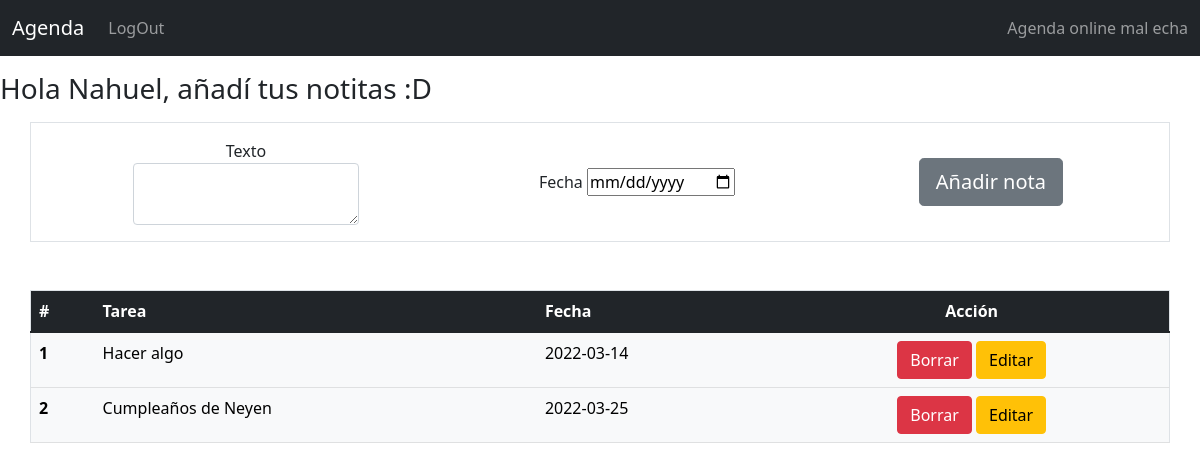
The page /PP (signed in) on the database its author committed.
### index.py (models this page shows, shortened)
class Usuario(db.Model, UserMixin):
    id = db.Column(db.Integer, primary_key = True)
    email = db.Column(db.String(255), unique = True)
    user = db.Column(db.String(255))
    password = db.Column(db.String(255))
    notes = db.relationship('Agenda')

class Agenda(db.Model):
    id = db.Column(db.Integer, primary_key = True)
    texto = db.Column(db.String(10000), nullable = False, default = "Texto")
    fecha = db.Column(db.DateTime, nullable = False, default = datetime.utcnow)
    user_id = db.Column(db.Integer, db.ForeignKey('usuario.id'))

### index.py (the view, shortened to what this page needs)
@app.route('/PP', methods = ['POST', 'GET'])
@login_required
def pp():
    return render_template('home.html', user = current_user)

### index.py (called while the page is built)
@login_manager.user_loader
def load_user(id):
    return Usuario.query.get(int(id))

### templates/home.html (shortened to what this page needs)
{%extends 'base.html'%}
{%block contenido%}
<h3 class="mt-3 mb-3">Hola {{current_user.user}}, añadí tus notitas :D</h3>
<form method="POST" class="container border d-flex justify-content-around align-items-center text-center">
    <div class="mb-3 mt-3">
    <label for="texto">Texto</label>
    <textarea name="texto_nota" id="texto" class="form-control" required></textarea>
    </div>
    <div class="mb-3 mt-3">
    <label for="fecha">Fecha</label>
    <input type="date" name="date" id="fecha" required>
    </div>
    <button type="submit" class="btn btn-secondary btn-lg m-1">Añadir nota</button>
</form>
<table class="table container border mt-5">
    <thead>
        <tr class="table-dark">
            <th scope="col">#</th>
            <th scope="col">Tarea</th>
            <th scope="col">Fecha</th>
            <th scope="col" class="text-center">Acción</th>
        </tr>
    </thead>
    <tbody>
            {%for i in current_user.notes%}
            <tr class="table-light">
                <th scope="row">{{loop.index}}</th>
                <td>{{i.texto}}</td>
                <td>{{i.fecha.date()}}</td>
                <td class="text-center">
                    <button type="" class="btn btn-danger" onClick="deleteNote({{i.id}})">Borrar</button>
                    <a href="/editar/{{i.id}}">
                        <button type="" class="btn btn-warning">Editar</button>
                    </a>
                </td>
            </tr>
            {%endfor%}
        </tbody>
    </table>
{%endblock%}

### rows shown on the page
Usuario: user "Nahuel"
Agenda: texto "Hacer algo", fecha "2022-03-14"
Agenda: texto "Cumpleaños de Neyen", fecha "2022-03-25"
